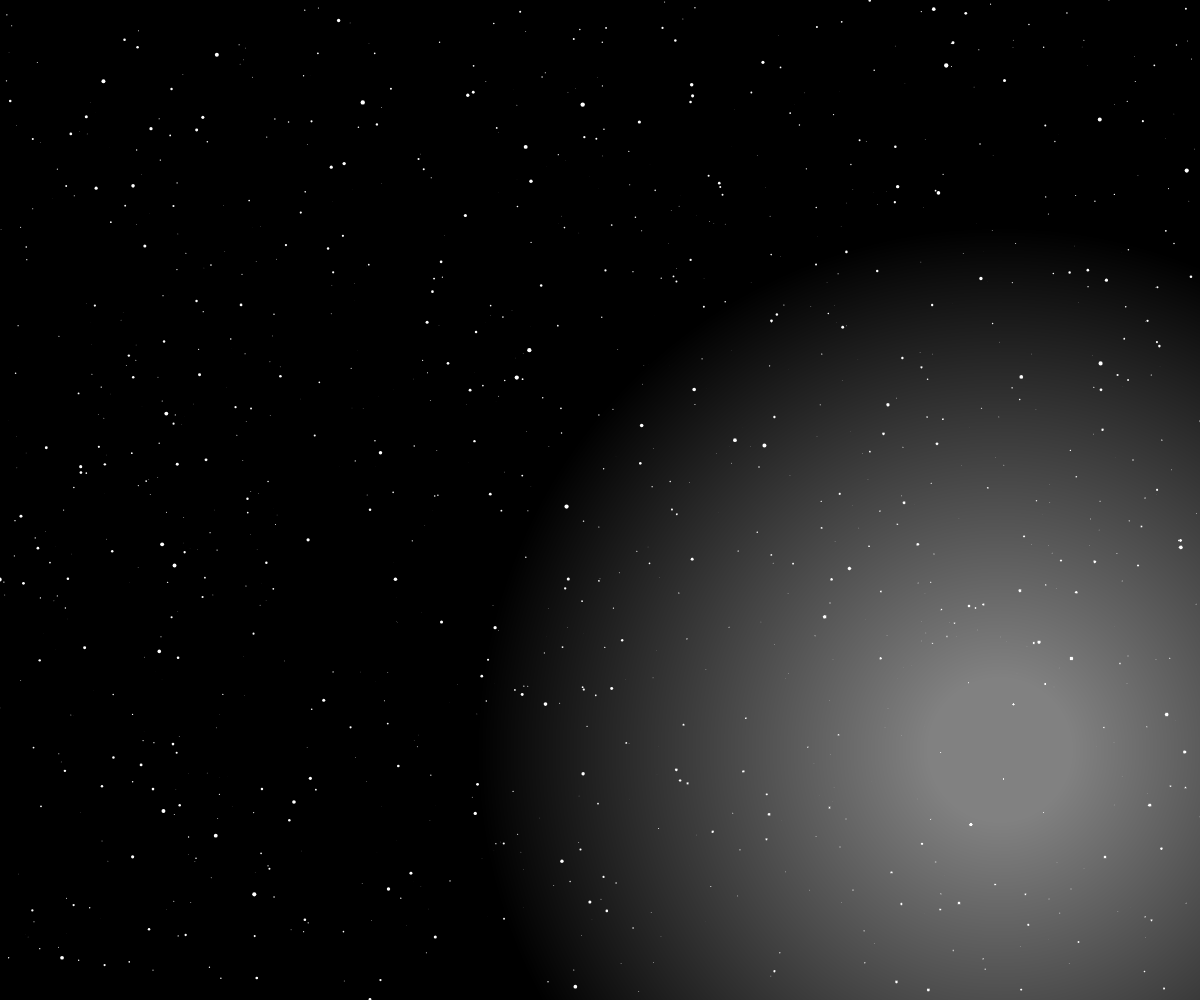
Frame 1 (no input)
Frame 60 (no input): identical to frame 1, image omitted
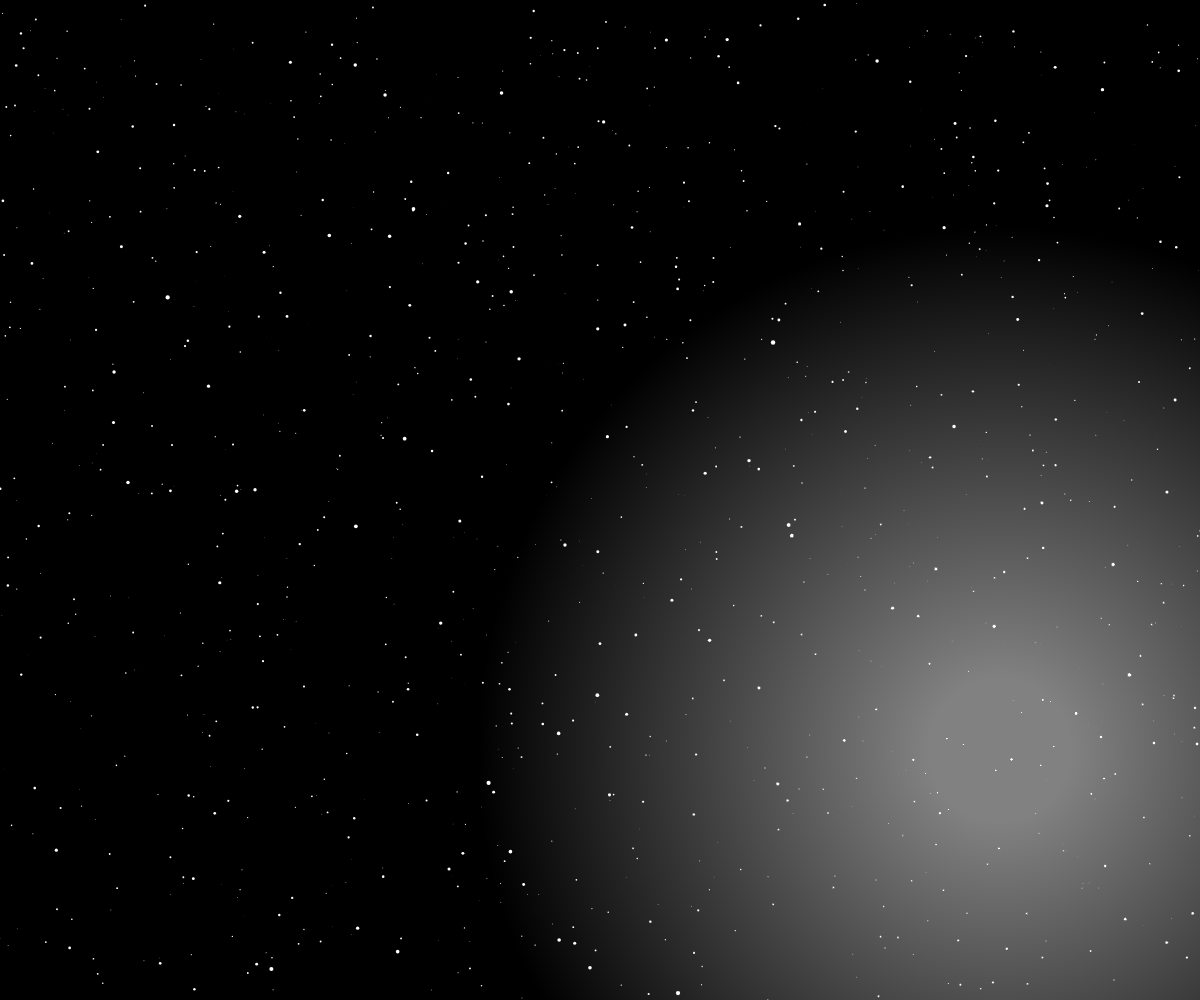
Frame 120 (the mouse pressed at the canvas centre since frame 60)

The p5.js sketch that drew these frames (run headless with seeded random() and noise() and a simulated clock; from frame 60 on, the mouse is pressed at the canvas centre):

// p5.js sketch
// ── sketch.js
let light = [];
let speed;



function setup() {
  createCanvas(windowWidth, windowHeight);
  noCursor();
  for (let i=0; i<3000; i++) {
    light.push(new Galaxy());
  }
  
  
}

function draw() {
  background(0);
  speed = map(mouseX, 0, width, 0,15);
  translate(width/2, height/2);
  for (let i = 0; i < light.length; i++) { 
    light[i].update();
    light[i].show();
  }
  fill(255,255,190,0.7);
  for(i = 0; i < 150; i++){
    ellipse(400,250, i*7);
  }
  
}

function windowResized() {
  resizeCanvas(windowWidth, windowHeight);
}

class Galaxy {
  
  constructor() {
    this.x = random(-width,width);
    this.y = random(-height,height);
    this.z = random(width);
  }
  
  
  
  show() {
    fill("white");
    noStroke();
    
    this.sx = map(this.x / this.z, 0, 2, 0, width);
    this.sy = map(this.y / this.z, 0, 2, 0, height);
    
    this.size = map(this.z,0,width,5,0); 
    ellipse(this.sx,this.sy,this.size,this.size);
  }

  update() {
    this.z = this.z - speed;

    if (this.z < 100) {
      this.z = width;
      this.x = random(-width,width);
      this.y = random(-height,height);

    }
  }

}



// ── style.css
html, body {
  margin: 0;
  padding: 0;
}
canvas {
  display: block;
  position:absolute; 

  
}
